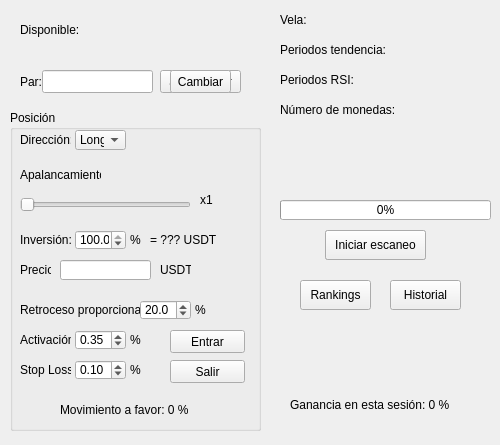
<?xml version="1.0" encoding="UTF-8"?>
<ui version="4.0">
 <class>MainWindow</class>
 <widget class="QMainWindow" name="MainWindow">
  <property name="geometry">
   <rect>
    <x>0</x>
    <y>0</y>
    <width>500</width>
    <height>445</height>
   </rect>
  </property>
  <property name="minimumSize">
   <size>
    <width>500</width>
    <height>445</height>
   </size>
  </property>
  <property name="maximumSize">
   <size>
    <width>500</width>
    <height>445</height>
   </size>
  </property>
  <property name="windowTitle">
   <string>Hidalgo Trading Tool</string>
  </property>
  <property name="windowIcon">
   <iconset>
    <normaloff>icono.ico</normaloff>icono.ico</iconset>
  </property>
  <widget class="QWidget" name="centralwidget">
   <widget class="QLabel" name="lbl_ganancia_sesion">
    <property name="geometry">
     <rect>
      <x>290</x>
      <y>395</y>
      <width>181</width>
      <height>20</height>
     </rect>
    </property>
    <property name="text">
     <string>Ganancia en esta sesión: 0 %</string>
    </property>
   </widget>
   <widget class="QPushButton" name="pbtn_iniciar_escaneo">
    <property name="geometry">
     <rect>
      <x>325</x>
      <y>230</y>
      <width>101</width>
      <height>30</height>
     </rect>
    </property>
    <property name="text">
     <string>Iniciar escaneo</string>
    </property>
   </widget>
   <widget class="QPushButton" name="pbtn_detener_escaneo">
    <property name="geometry">
     <rect>
      <x>325</x>
      <y>230</y>
      <width>101</width>
      <height>30</height>
     </rect>
    </property>
    <property name="text">
     <string>Detener escaneo</string>
    </property>
   </widget>
   <widget class="QLabel" name="lbl_N_monedas">
    <property name="geometry">
     <rect>
      <x>280</x>
      <y>100</y>
      <width>181</width>
      <height>20</height>
     </rect>
    </property>
    <property name="text">
     <string>Número de monedas:</string>
    </property>
   </widget>
   <widget class="QLabel" name="lbl_disponible">
    <property name="geometry">
     <rect>
      <x>20</x>
      <y>20</y>
      <width>211</width>
      <height>20</height>
     </rect>
    </property>
    <property name="text">
     <string>Disponible:</string>
    </property>
   </widget>
   <widget class="QProgressBar" name="pbar">
    <property name="geometry">
     <rect>
      <x>280</x>
      <y>200</y>
      <width>211</width>
      <height>20</height>
     </rect>
    </property>
    <property name="value">
     <number>0</number>
    </property>
   </widget>
   <widget class="QLabel" name="lbl_vela">
    <property name="geometry">
     <rect>
      <x>280</x>
      <y>10</y>
      <width>101</width>
      <height>20</height>
     </rect>
    </property>
    <property name="text">
     <string>Vela:</string>
    </property>
   </widget>
   <widget class="QLabel" name="lbl_npt">
    <property name="geometry">
     <rect>
      <x>280</x>
      <y>40</y>
      <width>151</width>
      <height>20</height>
     </rect>
    </property>
    <property name="text">
     <string>Periodos tendencia:</string>
    </property>
   </widget>
   <widget class="QLabel" name="lbl_nprsi">
    <property name="geometry">
     <rect>
      <x>280</x>
      <y>70</y>
      <width>171</width>
      <height>20</height>
     </rect>
    </property>
    <property name="text">
     <string>Periodos RSI:</string>
    </property>
   </widget>
   <widget class="QPushButton" name="pbtn_historial">
    <property name="geometry">
     <rect>
      <x>390</x>
      <y>280</y>
      <width>71</width>
      <height>30</height>
     </rect>
    </property>
    <property name="text">
     <string>Historial</string>
    </property>
   </widget>
   <widget class="QPushButton" name="pbtn_rankings">
    <property name="geometry">
     <rect>
      <x>300</x>
      <y>280</y>
      <width>71</width>
      <height>30</height>
     </rect>
    </property>
    <property name="text">
     <string>Rankings</string>
    </property>
   </widget>
   <widget class="QLabel" name="lbl_prompt">
    <property name="geometry">
     <rect>
      <x>280</x>
      <y>330</y>
      <width>201</width>
      <height>51</height>
     </rect>
    </property>
    <property name="text">
     <string/>
    </property>
   </widget>
   <widget class="QGroupBox" name="gpbx_posicion">
    <property name="geometry">
     <rect>
      <x>10</x>
      <y>110</y>
      <width>251</width>
      <height>321</height>
     </rect>
    </property>
    <property name="title">
     <string>Posición</string>
    </property>
    <widget class="QLabel" name="lbl_apalancamiento">
     <property name="geometry">
      <rect>
       <x>10</x>
       <y>55</y>
       <width>81</width>
       <height>20</height>
      </rect>
     </property>
     <property name="text">
      <string>Apalancamiento:</string>
     </property>
    </widget>
    <widget class="QLabel" name="lbl_inversion">
     <property name="geometry">
      <rect>
       <x>10</x>
       <y>120</y>
       <width>51</width>
       <height>20</height>
      </rect>
     </property>
     <property name="text">
      <string>Inversión:</string>
     </property>
    </widget>
    <widget class="QLabel" name="lbl_precio">
     <property name="geometry">
      <rect>
       <x>10</x>
       <y>150</y>
       <width>31</width>
       <height>20</height>
      </rect>
     </property>
     <property name="text">
      <string>Precio:</string>
     </property>
    </widget>
    <widget class="QLabel" name="lbl_retroceso">
     <property name="geometry">
      <rect>
       <x>10</x>
       <y>190</y>
       <width>121</width>
       <height>20</height>
      </rect>
     </property>
     <property name="text">
      <string>Retroceso proporcional:</string>
     </property>
    </widget>
    <widget class="QLabel" name="lbl_activacion">
     <property name="geometry">
      <rect>
       <x>10</x>
       <y>220</y>
       <width>51</width>
       <height>20</height>
      </rect>
     </property>
     <property name="text">
      <string>Activación:</string>
     </property>
    </widget>
    <widget class="QLabel" name="lbl_stop_loss">
     <property name="geometry">
      <rect>
       <x>10</x>
       <y>250</y>
       <width>51</width>
       <height>20</height>
      </rect>
     </property>
     <property name="text">
      <string>Stop Loss:</string>
     </property>
    </widget>
    <widget class="QDoubleSpinBox" name="spnbx_inversion">
     <property name="geometry">
      <rect>
       <x>65</x>
       <y>120</y>
       <width>51</width>
       <height>20</height>
      </rect>
     </property>
     <property name="decimals">
      <number>1</number>
     </property>
     <property name="maximum">
      <double>100.000000000000000</double>
     </property>
     <property name="singleStep">
      <double>0.100000000000000</double>
     </property>
     <property name="value">
      <double>100.000000000000000</double>
     </property>
    </widget>
    <widget class="QLineEdit" name="linedit_precio">
     <property name="geometry">
      <rect>
       <x>50</x>
       <y>150</y>
       <width>91</width>
       <height>20</height>
      </rect>
     </property>
    </widget>
    <widget class="QLabel" name="lbl_und_precio">
     <property name="geometry">
      <rect>
       <x>150</x>
       <y>150</y>
       <width>31</width>
       <height>20</height>
      </rect>
     </property>
     <property name="text">
      <string>USDT</string>
     </property>
    </widget>
    <widget class="QLabel" name="lbl_und_inversion">
     <property name="geometry">
      <rect>
       <x>120</x>
       <y>120</y>
       <width>21</width>
       <height>20</height>
      </rect>
     </property>
     <property name="text">
      <string>%</string>
     </property>
    </widget>
    <widget class="QDoubleSpinBox" name="spnbx_retroceso">
     <property name="geometry">
      <rect>
       <x>130</x>
       <y>190</y>
       <width>51</width>
       <height>20</height>
      </rect>
     </property>
     <property name="decimals">
      <number>1</number>
     </property>
     <property name="minimum">
      <double>0.100000000000000</double>
     </property>
     <property name="maximum">
      <double>100.000000000000000</double>
     </property>
     <property name="singleStep">
      <double>0.100000000000000</double>
     </property>
     <property name="value">
      <double>20.000000000000000</double>
     </property>
    </widget>
    <widget class="QLabel" name="lbl_und_restroceso">
     <property name="geometry">
      <rect>
       <x>185</x>
       <y>190</y>
       <width>21</width>
       <height>20</height>
      </rect>
     </property>
     <property name="text">
      <string>%</string>
     </property>
    </widget>
    <widget class="QDoubleSpinBox" name="spnbx_activacion">
     <property name="geometry">
      <rect>
       <x>65</x>
       <y>220</y>
       <width>51</width>
       <height>20</height>
      </rect>
     </property>
     <property name="decimals">
      <number>2</number>
     </property>
     <property name="minimum">
      <double>0.010000000000000</double>
     </property>
     <property name="maximum">
      <double>100.000000000000000</double>
     </property>
     <property name="singleStep">
      <double>0.010000000000000</double>
     </property>
     <property name="value">
      <double>0.350000000000000</double>
     </property>
    </widget>
    <widget class="QLabel" name="lbl_und_activacion">
     <property name="geometry">
      <rect>
       <x>120</x>
       <y>220</y>
       <width>21</width>
       <height>20</height>
      </rect>
     </property>
     <property name="text">
      <string>%</string>
     </property>
    </widget>
    <widget class="QDoubleSpinBox" name="spnbx_stop_loss">
     <property name="geometry">
      <rect>
       <x>65</x>
       <y>250</y>
       <width>51</width>
       <height>20</height>
      </rect>
     </property>
     <property name="decimals">
      <number>2</number>
     </property>
     <property name="minimum">
      <double>0.010000000000000</double>
     </property>
     <property name="maximum">
      <double>100.000000000000000</double>
     </property>
     <property name="singleStep">
      <double>0.010000000000000</double>
     </property>
     <property name="value">
      <double>0.100000000000000</double>
     </property>
    </widget>
    <widget class="QLabel" name="lbl_und_stop_loss">
     <property name="geometry">
      <rect>
       <x>120</x>
       <y>250</y>
       <width>21</width>
       <height>20</height>
      </rect>
     </property>
     <property name="text">
      <string>%</string>
     </property>
    </widget>
    <widget class="QPushButton" name="pbtn_entrar_posicion">
     <property name="geometry">
      <rect>
       <x>160</x>
       <y>220</y>
       <width>75</width>
       <height>23</height>
      </rect>
     </property>
     <property name="text">
      <string>Entrar</string>
     </property>
    </widget>
    <widget class="QLabel" name="lbl_inversion_en_quote">
     <property name="geometry">
      <rect>
       <x>140</x>
       <y>120</y>
       <width>101</width>
       <height>20</height>
      </rect>
     </property>
     <property name="text">
      <string>= ??? USDT</string>
     </property>
    </widget>
    <widget class="QLabel" name="lbl_movimiento_favor">
     <property name="geometry">
      <rect>
       <x>50</x>
       <y>290</y>
       <width>141</width>
       <height>20</height>
      </rect>
     </property>
     <property name="text">
      <string>Movimiento a favor: 0 %</string>
     </property>
    </widget>
    <widget class="QLabel" name="lbl_direccion">
     <property name="geometry">
      <rect>
       <x>10</x>
       <y>20</y>
       <width>51</width>
       <height>20</height>
      </rect>
     </property>
     <property name="text">
      <string>Dirección:</string>
     </property>
    </widget>
    <widget class="QComboBox" name="cbx_direccion">
     <property name="geometry">
      <rect>
       <x>65</x>
       <y>20</y>
       <width>51</width>
       <height>20</height>
      </rect>
     </property>
     <item>
      <property name="text">
       <string>Long</string>
      </property>
     </item>
     <item>
      <property name="text">
       <string>Short</string>
      </property>
     </item>
    </widget>
    <widget class="QSlider" name="hsldr_apalancamiento">
     <property name="geometry">
      <rect>
       <x>10</x>
       <y>85</y>
       <width>171</width>
       <height>20</height>
      </rect>
     </property>
     <property name="minimum">
      <number>1</number>
     </property>
     <property name="maximum">
      <number>7</number>
     </property>
     <property name="pageStep">
      <number>1</number>
     </property>
     <property name="value">
      <number>1</number>
     </property>
     <property name="sliderPosition">
      <number>1</number>
     </property>
     <property name="orientation">
      <enum>Qt::Horizontal</enum>
     </property>
     <property name="tickPosition">
      <enum>QSlider::NoTicks</enum>
     </property>
     <property name="tickInterval">
      <number>1</number>
     </property>
    </widget>
    <widget class="QLabel" name="lbl_apalancamiento_2">
     <property name="geometry">
      <rect>
       <x>190</x>
       <y>80</y>
       <width>51</width>
       <height>20</height>
      </rect>
     </property>
     <property name="text">
      <string>x1</string>
     </property>
    </widget>
    <widget class="QPushButton" name="pbtn_salir_posicion">
     <property name="geometry">
      <rect>
       <x>160</x>
       <y>250</y>
       <width>75</width>
       <height>23</height>
      </rect>
     </property>
     <property name="text">
      <string>Salir</string>
     </property>
    </widget>
   </widget>
   <widget class="QPushButton" name="pbtn_seleccionar_par">
    <property name="geometry">
     <rect>
      <x>160</x>
      <y>70</y>
      <width>81</width>
      <height>23</height>
     </rect>
    </property>
    <property name="text">
     <string>Seleccionar</string>
    </property>
   </widget>
   <widget class="QLineEdit" name="linedit_par">
    <property name="geometry">
     <rect>
      <x>42</x>
      <y>70</y>
      <width>111</width>
      <height>23</height>
     </rect>
    </property>
   </widget>
   <widget class="QPushButton" name="pbtn_cambiar_par">
    <property name="geometry">
     <rect>
      <x>170</x>
      <y>70</y>
      <width>61</width>
      <height>23</height>
     </rect>
    </property>
    <property name="text">
     <string>Cambiar</string>
    </property>
   </widget>
   <widget class="QLabel" name="lbl_par">
    <property name="geometry">
     <rect>
      <x>20</x>
      <y>70</y>
      <width>21</width>
      <height>23</height>
     </rect>
    </property>
    <property name="text">
     <string>Par:</string>
    </property>
   </widget>
   <zorder>gpbx_posicion</zorder>
   <zorder>lbl_prompt</zorder>
   <zorder>pbtn_detener_escaneo</zorder>
   <zorder>pbar</zorder>
   <zorder>lbl_ganancia_sesion</zorder>
   <zorder>pbtn_iniciar_escaneo</zorder>
   <zorder>lbl_N_monedas</zorder>
   <zorder>lbl_disponible</zorder>
   <zorder>lbl_vela</zorder>
   <zorder>lbl_npt</zorder>
   <zorder>lbl_nprsi</zorder>
   <zorder>pbtn_historial</zorder>
   <zorder>pbtn_rankings</zorder>
   <zorder>pbtn_seleccionar_par</zorder>
   <zorder>linedit_par</zorder>
   <zorder>pbtn_cambiar_par</zorder>
   <zorder>lbl_par</zorder>
  </widget>
 </widget>
 <resources/>
 <connections/>
</ui>
